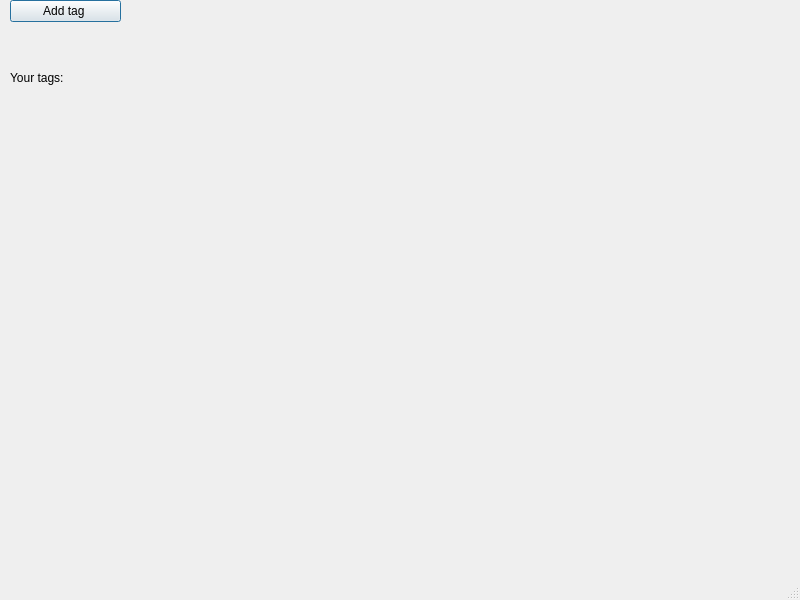
<?xml version="1.0" encoding="UTF-8"?>
<ui version="4.0">
 <class>MainWindow</class>
 <widget class="QMainWindow" name="MainWindow">
  <property name="geometry">
   <rect>
    <x>0</x>
    <y>0</y>
    <width>800</width>
    <height>600</height>
   </rect>
  </property>
  <property name="windowTitle">
   <string>Emphizer</string>
  </property>
  <widget class="QWidget" name="centralwidget">
   <widget class="QWidget" name="verticalLayoutWidget">
    <property name="geometry">
     <rect>
      <x>10</x>
      <y>0</y>
      <width>111</width>
      <height>128</height>
     </rect>
    </property>
    <layout class="QVBoxLayout" name="verticalLayout">
     <item>
      <widget class="QPushButton" name="pushButton">
       <property name="text">
        <string>Add tag </string>
       </property>
       <property name="autoDefault">
        <bool>false</bool>
       </property>
       <property name="default">
        <bool>true</bool>
       </property>
      </widget>
     </item>
     <item>
      <widget class="QLabel" name="label">
       <property name="frameShape">
        <enum>QFrame::Shape::NoFrame</enum>
       </property>
       <property name="text">
        <string>Your tags:</string>
       </property>
      </widget>
     </item>
    </layout>
   </widget>
  </widget>
  <widget class="QMenuBar" name="menubar">
   <property name="geometry">
    <rect>
     <x>0</x>
     <y>0</y>
     <width>800</width>
     <height>23</height>
    </rect>
   </property>
  </widget>
  <widget class="QStatusBar" name="statusbar"/>
 </widget>
 <resources/>
 <connections/>
</ui>
